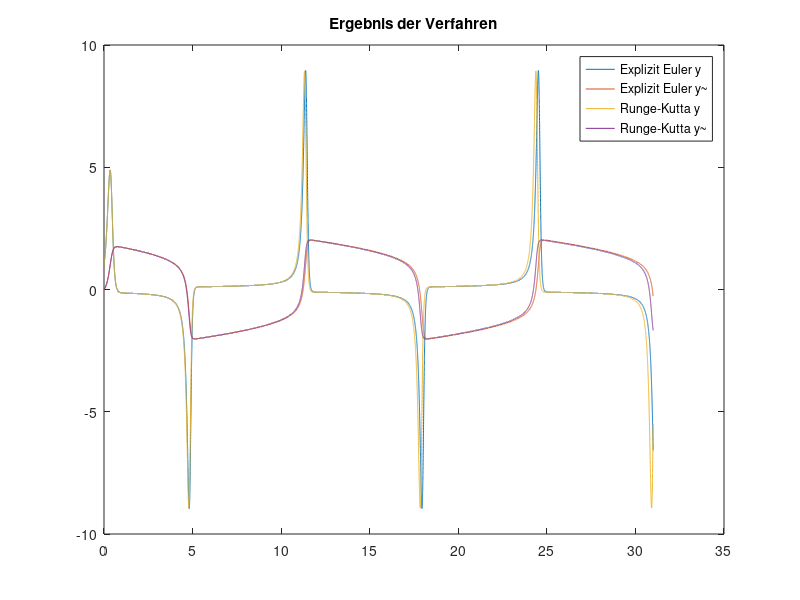
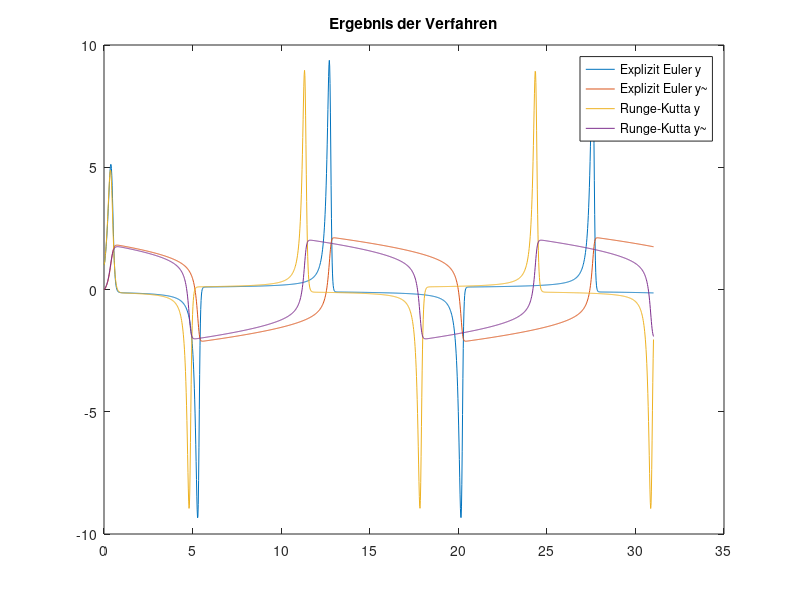

Write the MATLAB code that produced these figures, in order.
clearvars;
h_for_experiments = [0.001, 0.02];
xend=31;

ydiff1 = @(y1,y2) 6 * (1 - y2*y2) * y1 - y2;
ydiff2 = @(y1,y2) y1;
x0 = 0;

%Experiment

for i=1:length(h_for_experiments)
    h=h_for_experiments(i);
    steps = xend / h;

    result_euler_1 = [0 1];
    result_euler_2 = [0 0];

    result_rk2_1 = [0 1];
    result_rk2_2 = [0 0];

    for step=1:1:steps
        current_x = x0 + step*h;
        next_x = current_x + h;

        % Euler-Verfahren
        current_euler_1 = result_euler_1(step,2);
        current_euler_2 = result_euler_2(step,2);
        next_euler_1 = current_euler_1 + h * ydiff1(current_euler_1,current_euler_2);
        next_euler_2 = current_euler_2 + h * ydiff2(current_euler_1,current_euler_2);
        result_euler_1 = [result_euler_1; next_x next_euler_1];
        result_euler_2 = [result_euler_2; next_x next_euler_2];

        % Runge-Kutta-Verfahren
        current_rk2_1 = result_rk2_1(step,2);
        current_rk2_2 = result_rk2_2(step,2);

        k1_y1 = h * ydiff1(current_rk2_1,current_rk2_2);
        k1_y2 = h * ydiff2(current_rk2_1,current_rk2_2);
        k2_y1 = h * ydiff1(current_rk2_1 + k1_y1/2,current_rk2_2 + k1_y2/2);
        k2_y2 = h * ydiff2(current_rk2_1 + k1_y1/2,current_rk2_2 + k1_y2/2);

        next_rk2_1 = current_rk2_1 + k2_y1;
        next_rk2_2 = current_rk2_2 + k2_y2;
        result_rk2_1 = [result_rk2_1; next_x next_rk2_1];
        result_rk2_2 = [result_rk2_2; next_x next_rk2_2];
    end
    figure('name',strcat('h=',num2str(h)));

    % Calculate y-values by every given method
    x = result_euler_1(:,1);
    y_euler_1 = result_euler_1(:,2);
    y_euler_2 = result_euler_2(:,2);
    y_rk2_1 = result_rk2_1(:,2);
    y_rk2_2 = result_rk2_2(:,2);

    plot(x,y_euler_1,x,y_euler_2,x,y_rk2_1,x,y_rk2_2)
    title('Ergebnis der Verfahren');
    legend('Explizit Euler y','Explizit Euler y~','Runge-Kutta y','Runge-Kutta y~');
end
